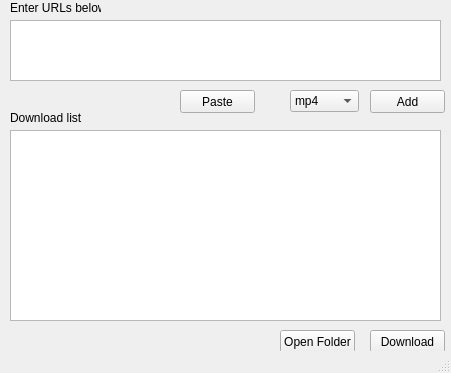
<?xml version="1.0" encoding="UTF-8"?>
<ui version="4.0">
 <class>MainWindow</class>
 <widget class="QMainWindow" name="MainWindow">
  <property name="geometry">
   <rect>
    <x>0</x>
    <y>0</y>
    <width>451</width>
    <height>373</height>
   </rect>
  </property>
  <property name="windowTitle">
   <string>MainWindow</string>
  </property>
  <property name="toolButtonStyle">
   <enum>Qt::ToolButtonIconOnly</enum>
  </property>
  <widget class="QWidget" name="centralwidget">
   <widget class="QPushButton" name="button_download">
    <property name="geometry">
     <rect>
      <x>370</x>
      <y>330</y>
      <width>75</width>
      <height>23</height>
     </rect>
    </property>
    <property name="text">
     <string>Download</string>
    </property>
   </widget>
   <widget class="QPushButton" name="button_add">
    <property name="geometry">
     <rect>
      <x>370</x>
      <y>90</y>
      <width>75</width>
      <height>23</height>
     </rect>
    </property>
    <property name="text">
     <string>Add</string>
    </property>
   </widget>
   <widget class="QLabel" name="label_input">
    <property name="geometry">
     <rect>
      <x>10</x>
      <y>0</y>
      <width>91</width>
      <height>16</height>
     </rect>
    </property>
    <property name="text">
     <string>Enter URLs below</string>
    </property>
   </widget>
   <widget class="QTextEdit" name="text_url">
    <property name="geometry">
     <rect>
      <x>10</x>
      <y>20</y>
      <width>431</width>
      <height>61</height>
     </rect>
    </property>
    <property name="html">
     <string>&lt;!DOCTYPE HTML PUBLIC &quot;-//W3C//DTD HTML 4.0//EN&quot; &quot;http://www.w3.org/TR/REC-html40/strict.dtd&quot;&gt;
&lt;html&gt;&lt;head&gt;&lt;meta name=&quot;qrichtext&quot; content=&quot;1&quot; /&gt;&lt;style type=&quot;text/css&quot;&gt;
p, li { white-space: pre-wrap; }
&lt;/style&gt;&lt;/head&gt;&lt;body style=&quot; font-family:'MS Shell Dlg 2'; font-size:8.25pt; font-weight:400; font-style:normal;&quot;&gt;
&lt;p style=&quot;-qt-paragraph-type:empty; margin-top:0px; margin-bottom:0px; margin-left:0px; margin-right:0px; -qt-block-indent:0; text-indent:0px;&quot;&gt;&lt;br /&gt;&lt;/p&gt;&lt;/body&gt;&lt;/html&gt;</string>
    </property>
   </widget>
   <widget class="QComboBox" name="combo_format">
    <property name="geometry">
     <rect>
      <x>290</x>
      <y>90</y>
      <width>69</width>
      <height>22</height>
     </rect>
    </property>
    <item>
     <property name="text">
      <string>mp4</string>
     </property>
    </item>
    <item>
     <property name="text">
      <string>mp3</string>
     </property>
    </item>
   </widget>
   <widget class="QPushButton" name="button_paste">
    <property name="geometry">
     <rect>
      <x>180</x>
      <y>90</y>
      <width>75</width>
      <height>23</height>
     </rect>
    </property>
    <property name="text">
     <string>Paste</string>
    </property>
   </widget>
   <widget class="QPushButton" name="button_folder">
    <property name="geometry">
     <rect>
      <x>280</x>
      <y>330</y>
      <width>75</width>
      <height>23</height>
     </rect>
    </property>
    <property name="text">
     <string>Open Folder</string>
    </property>
   </widget>
   <widget class="QLabel" name="label_queue">
    <property name="geometry">
     <rect>
      <x>10</x>
      <y>110</y>
      <width>91</width>
      <height>16</height>
     </rect>
    </property>
    <property name="text">
     <string>Download list</string>
    </property>
   </widget>
   <widget class="QTableWidget" name="table_queue">
    <property name="geometry">
     <rect>
      <x>10</x>
      <y>130</y>
      <width>431</width>
      <height>191</height>
     </rect>
    </property>
    <property name="sortingEnabled">
     <bool>true</bool>
    </property>
   </widget>
  </widget>
  <widget class="QStatusBar" name="statusbar"/>
 </widget>
 <resources/>
 <connections/>
</ui>
